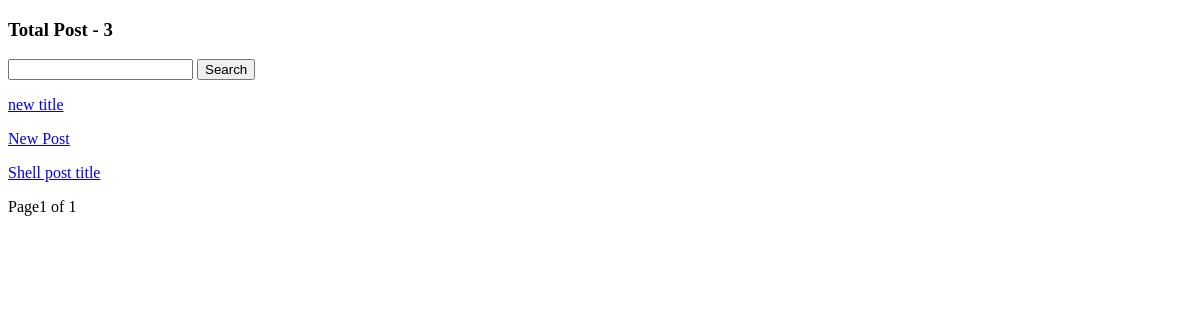
The page /list/ on the database as committed earlier.
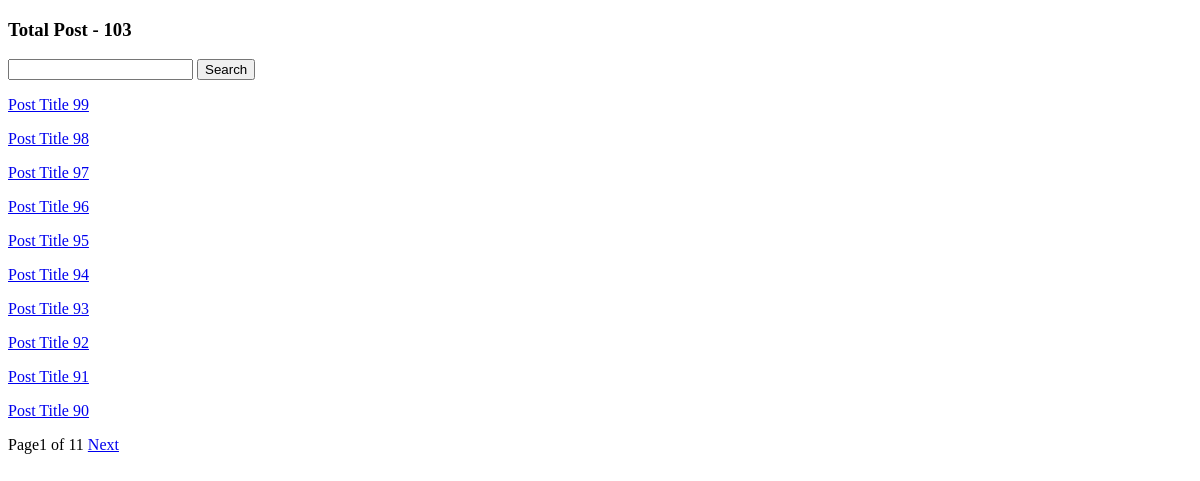
The same page on the database as committed later.
### myblog/models.py (models this page shows)
class Post(models.Model):
    choice = (
        ('published', 'PUBLISHED'),
        ('draft', 'DRAFT')
    )
    title = models.CharField(max_length=50)
    slug = models.SlugField(blank=True)
    body = models.TextField()
    published = models.DateTimeField(default=timezone.now)
    created = models.DateTimeField(auto_now_add=True)
    updated = models.DateTimeField(auto_now=True)
    status = models.CharField(choices = choice, max_length=50)
    author = models.ForeignKey(User, on_delete=models.CASCADE)
    objects = models.Manager()
    new_manager = PublishedManager()
    tags = TaggableManager()
    def __str__(self):
        return self.title
    def get_absolute_url(self, ):
        return reverse('myblog:detailview', args=[self.pk])
    class Meta:
        ordering = ('-created',)

### myblog/views.py (the view)
# urls.py: path("list/", views.post_list, name='listview'),
def post_list(request):
    all_posts = Post.objects.all()
    paginator = Paginator(all_posts, 10)
    print(request.GET)
    page = request.GET.get('page')
    try:
        posts = paginator.page(page)
    except PageNotAnInteger:
        posts = paginator.page(1)
    except EmptyPage:
        posts = paginator.page(paginator.num_pages)
    return render(request, "myblog/homepage.html", context={'posts':posts})

### myblog/templatetags/blog_post.py (called while the page is built)
@register.simple_tag
def total_post():
    return Post.objects.count()

### templates/myblog/homepage.html (shortened to what this page needs)
{% load blog_post %}
<!DOCTYPE html>
<html>
 <head>
 </head>
 <body>
   <h3> Total Post - {% total_post %} </h3>
   <form action="{%url 'myblog:search'%}" method="post">
      <input type="text" name="Search data">
      <input type="submit" value="Search" >
   </form>
   {% for post in posts %}
      <a href="{{ post.get_absolute_url }}">{{post|linebreaks}}</a>
   {% endfor %}
   {% include  "myblog/pagination.html" with page=posts %}
 </body>
</html>

### templates/myblog/pagination.html (shortened to what this page needs)
<div>
  Page{{page.number}} of {{page.paginator.num_pages}}
  {% if page.has_next %}
    <a href="?page={{page.next_page_number}}">Next</a>
  {% endif %}
</div>

Rows that differ between the two databases and show on the page:
no longer on this page (row unchanged): Post: title "new title"
no longer on this page (row unchanged): Post: title "New Post"
no longer on this page (row unchanged): Post: title "Shell post title"
added Post: title "Post Title 99"
added Post: title "Post Title 98"
added Post: title "Post Title 97"
added Post: title "Post Title 96"
added Post: title "Post Title 95"
added Post: title "Post Title 94"
added Post: title "Post Title 93"
added Post: title "Post Title 92"
added Post: title "Post Title 91"
added Post: title "Post Title 90"
Other text that changed with them:
{{ page.paginator.num_pages }}: "1" → "11"
text no longer shown: "3"
text now shown: "103 Next"
